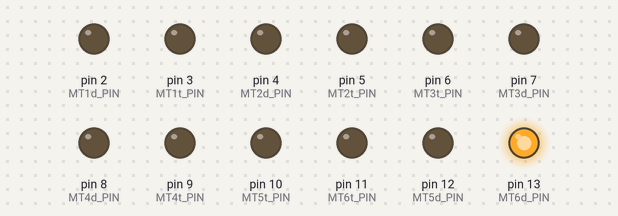
Recording of a sketch running on a simulated Arduino Uno, built with avr-gcc and run on an emulated ATmega328P. Parts: output pins drawn as LEDs (lit = HIGH).

Above: at 0.1 s.
At 2.2 s:
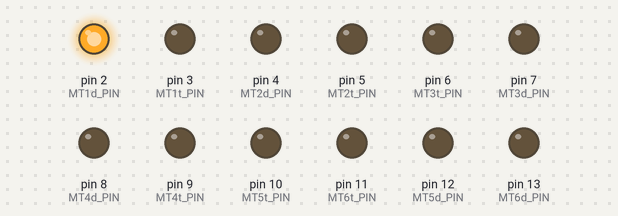
At 3.2 s:
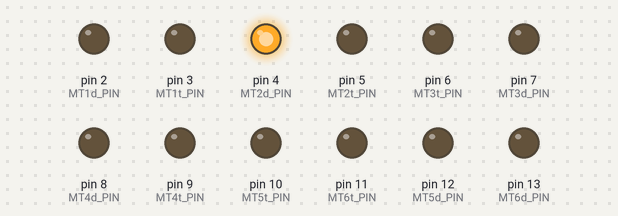
At 4.3 s:
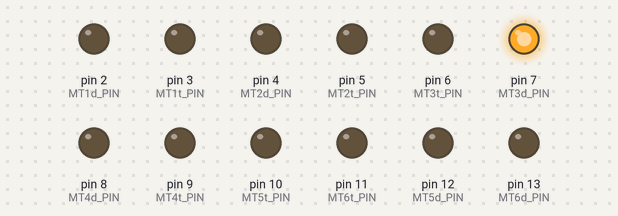
At 5.3 s:
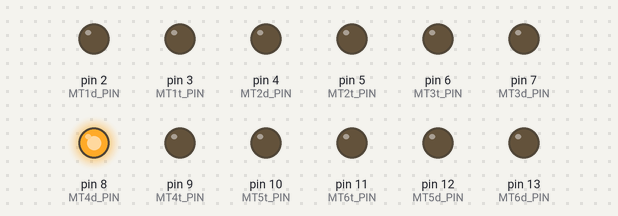
At 7.6 s:
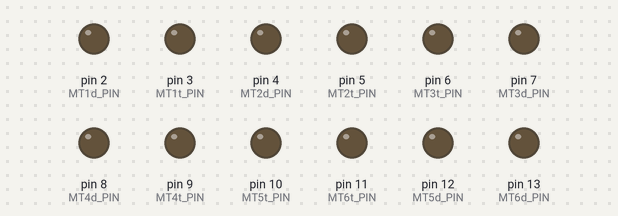
Timing chart, 0 to 9.1 s (numbered marks = the images above):
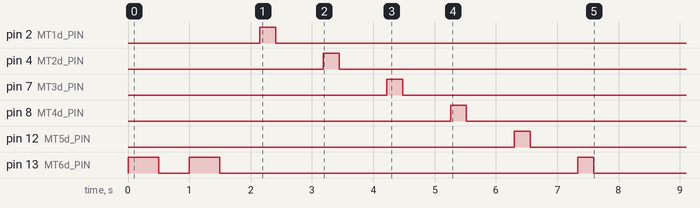

The sketch:

New_Controller.ino
```cpp
#include <Servo.h>

//###################################
//###################################
// Constants
//###################################
//###################################

//************************************
// Miscellaneous
//************************************

#define FORWARD HIGH
#define BACKWARD LOW

//************************************
// Motor pins
//************************************

#define NUM_MOTORS 6

//Motor thruster pins
#define MT1t_PIN 3
#define MT2t_PIN 5
#define MT3t_PIN 6
#define MT4t_PIN 9
#define MT5t_PIN 10
#define MT6t_PIN 11

int motor_thrust_pins[] = {MT1t_PIN, MT2t_PIN, MT3t_PIN, MT4t_PIN, MT5t_PIN, MT6t_PIN};

//Motor revers pins
#define MT1d_PIN 2
#define MT2d_PIN 4
#define MT3d_PIN 7
#define MT4d_PIN 8
#define MT5d_PIN 12
#define MT6d_PIN 13

int motor_reverse_pins[] = {MT1d_PIN, MT2d_PIN, MT3d_PIN, MT4d_PIN, MT5d_PIN, MT6d_PIN};


//************************************
// Servo pins
//************************************

// Uncomment || to enable servo control
//           \/
//#define USE_SERVOS

#ifdef USE_SERVOS
#define SERVO_1_PIN 0
#define SERVO_2_PIN 0
#define SERVO_3_PIN 0
#endif


//###################################
//###################################
// Global Variables
//###################################
//###################################

//************************************
// Motor Values (signed 8-bit integers)
//************************************

int motor_values[] = {0, 0, 0, 0, 0, 0};


//************************************
// Servo Values (unsigned 0-90 integers)
//************************************
#ifdef USE_SERVOS
  int servo_values[] = {0, 0, 0};

//************************************
// Servo Values (unsigned 0-90 integers)
//************************************

  Servo servo1;
  Servo servo2;
  Servo servo3;
#endif

//###################################
//###################################
// Code!
//###################################
//###################################

void setup() {
  //*********************************
  // Initialize Systems
  //*********************************

  // Init Serial
  Serial.begin(115200);

  // Set pins to output
  pinMode(13, OUTPUT);
  for (int i = 0; i < NUM_MOTORS; i++) {
    pinMode(motor_thrust_pins[i], OUTPUT);
    pinMode(motor_reverse_pins[i], OUTPUT);
  }

#ifdef USE_SERVOS
  // Attach servos
  servo1.attach(SERVO_1_PIN);
  servo2.attach(SERVO_2_PIN);
  servo3.attach(SERVO_3_PIN);
#endif

  //*********************************
  // Test Systems
  //*********************************

  // Blink to acknowledge
  digitalWrite(13, HIGH);
  delay(500);
  digitalWrite(13, LOW);
  delay(500);
  digitalWrite(13, HIGH);
  delay(500);
  digitalWrite(13, LOW);

  //Test motors
  for (int i = 0; i < NUM_MOTORS; i++) {
    for (int j = 0; j < 256; j++) {
      analogWrite(motor_thrust_pins[i], j);
      delay(1);
    }

    for (int j = 255; j >= 0; j--) {
      analogWrite(motor_thrust_pins[i], j);
      delay(1);
    }

    for (int j = 0; j < 256; j++) {
      analogWrite(motor_reverse_pins[i], j);
      delay(1);
    }

    for (int j = 255; j >= 0; j--) {
      analogWrite(motor_reverse_pins[i], j);
      delay(1);
    }
  }

#ifdef USE_SERVOS
  //Test servos
  //  #1
  servo1.write(0);
  delay(500);
  servo1.write(70);
  //  #2
  servo2.write(0);
  delay(500);
  servo2.write(70);
  //  #3
  servo3.write(0);
  delay(500);
  servo3.write(70);
#endif

} // End setup

void loop() {
  //*********************************
  // Write out motor values
  //*********************************

  for (int i = 0; i < NUM_MOTORS; i++){
    int a = motor_values[i];
    if (a < 0) {
      a = -a;
      a = constrain(a, 50, 256);
      analogWrite(motor_reverse_pins[i], a);
    } else if (a > 0) {
      a = constrain(a, 50, 256);
      analogWrite(motor_thrust_pins[i], a);
    } else {
      analogWrite(motor_thrust_pins[i], 0);
    }
  }


  //************************************
  // Write out servo values
  //************************************
#ifdef USE_SERVOS
  servo1.write(servo_values[0]);
  servo2.write(servo_values[1]);
  servo3.write(servo_values[2]);
#endif
}

// serialEvent is called by the arduino whenever new Serial data is recieved between each loop()
void serialEvent() {
  while (Serial.available() <= 0 || (char)Serial.read() != '!') {
    // Wait for start signal...
  }
  delay(1); // To give the next byte a chance to come in

  // By this point we know that either there is nothing in the RX buffer
  //   or the first byte in the buffer is the second byte of the message
  //   (as we already read the first byte to see if it was a '!')
  String inputString = "";
  while (Serial.available() > 0) {
    char in_char = (char)Serial.read();

    if (in_char == '$') {
      break; // Stop byte recieved, breaking out
    }

    inputString += in_char;
  }


  //************************************
  // Parse the received values
  //
  //  Reference Message:
  //    123/123/123/123/123/123/000/000/000/$
  //************************************

  for (int i = 0; i < NUM_MOTORS; i++) {
    int m_val = inputString.substring(i*4, i*4 + 3).toInt();
    motor_values[i] = m_val - 256;
  }

#ifdef USE_SERVOS
  for (int i = 0; i < 3; i++) {
    int s_val = inputString.substring(24 + i*4, 24 + i*4 + 3).toInt();
    servo_values[i] = s_val;
  }
#endif
}
```
